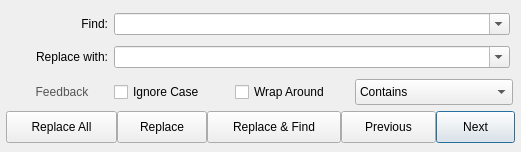
<ui version="4.0" >
 <class>Dialog</class>
 <widget class="QDialog" name="Dialog" >
  <property name="windowModality" >
   <enum>Qt::WindowModal</enum>
  </property>
  <property name="geometry" >
   <rect>
    <x>0</x>
    <y>0</y>
    <width>521</width>
    <height>152</height>
   </rect>
  </property>
  <property name="sizePolicy" >
   <sizepolicy vsizetype="Fixed" hsizetype="Fixed" >
    <horstretch>0</horstretch>
    <verstretch>0</verstretch>
   </sizepolicy>
  </property>
  <property name="windowTitle" >
   <string>Find</string>
  </property>
  <property name="sizeGripEnabled" >
   <bool>false</bool>
  </property>
  <widget class="QWidget" name="layoutWidget" >
   <property name="geometry" >
    <rect>
     <x>16</x>
     <y>8</y>
     <width>497</width>
     <height>105</height>
    </rect>
   </property>
   <layout class="QGridLayout" name="gridLayout" >
    <property name="spacing" >
     <number>-1</number>
    </property>
    <item row="0" column="0" >
     <widget class="QLabel" name="findLabel" >
      <property name="text" >
       <string>Find:</string>
      </property>
      <property name="alignment" >
       <set>Qt::AlignRight|Qt::AlignTrailing|Qt::AlignVCenter</set>
      </property>
     </widget>
    </item>
    <item row="0" column="1" colspan="3" >
     <widget class="QComboBox" name="findComboBox" >
      <property name="sizePolicy" >
       <sizepolicy vsizetype="Fixed" hsizetype="Fixed" >
        <horstretch>0</horstretch>
        <verstretch>0</verstretch>
       </sizepolicy>
      </property>
      <property name="minimumSize" >
       <size>
        <width>396</width>
        <height>0</height>
       </size>
      </property>
      <property name="editable" >
       <bool>true</bool>
      </property>
      <property name="insertPolicy" >
       <enum>QComboBox::InsertAtTop</enum>
      </property>
     </widget>
    </item>
    <item row="1" column="0" >
     <widget class="QLabel" name="replaceWithLabel" >
      <property name="text" >
       <string>Replace with:</string>
      </property>
      <property name="alignment" >
       <set>Qt::AlignRight|Qt::AlignTrailing|Qt::AlignVCenter</set>
      </property>
     </widget>
    </item>
    <item row="1" column="1" colspan="3" >
     <widget class="QComboBox" name="replaceComboBox" >
      <property name="sizePolicy" >
       <sizepolicy vsizetype="Fixed" hsizetype="Fixed" >
        <horstretch>0</horstretch>
        <verstretch>0</verstretch>
       </sizepolicy>
      </property>
      <property name="minimumSize" >
       <size>
        <width>396</width>
        <height>0</height>
       </size>
      </property>
      <property name="editable" >
       <bool>true</bool>
      </property>
      <property name="insertPolicy" >
       <enum>QComboBox::InsertAtTop</enum>
      </property>
     </widget>
    </item>
    <item row="2" column="1" >
     <widget class="QCheckBox" name="ignoreCaseCheckBox" >
      <property name="text" >
       <string>Ignore Case</string>
      </property>
     </widget>
    </item>
    <item row="2" column="2" >
     <widget class="QCheckBox" name="wrapAroundCheckBox" >
      <property name="text" >
       <string>Wrap Around</string>
      </property>
     </widget>
    </item>
    <item row="2" column="3" >
     <widget class="QComboBox" name="flagsComboBox" >
      <property name="sizePolicy" >
       <sizepolicy vsizetype="Fixed" hsizetype="Fixed" >
        <horstretch>0</horstretch>
        <verstretch>0</verstretch>
       </sizepolicy>
      </property>
      <property name="minimumSize" >
       <size>
        <width>158</width>
        <height>26</height>
       </size>
      </property>
      <item>
       <property name="text" >
        <string>Contains</string>
       </property>
      </item>
      <item>
       <property name="text" >
        <string>Starts with</string>
       </property>
      </item>
      <item>
       <property name="text" >
        <string>Full word</string>
       </property>
      </item>
     </widget>
    </item>
    <item row="2" column="0" >
     <widget class="QLabel" name="feedbackLabel" >
      <property name="maximumSize" >
       <size>
        <width>92</width>
        <height>16777215</height>
       </size>
      </property>
      <property name="styleSheet" >
       <string notr="true" >color: #555;</string>
      </property>
      <property name="text" >
       <string>Feedback</string>
      </property>
      <property name="alignment" >
       <set>Qt::AlignCenter</set>
      </property>
     </widget>
    </item>
   </layout>
  </widget>
  <widget class="QPushButton" name="previousButton" >
   <property name="geometry" >
    <rect>
     <x>341</x>
     <y>111</y>
     <width>95</width>
     <height>32</height>
    </rect>
   </property>
   <property name="toolTip" >
    <string>Find previous occurrence of the find text</string>
   </property>
   <property name="text" >
    <string>Previous</string>
   </property>
  </widget>
  <widget class="QPushButton" name="replaceAllButton" >
   <property name="geometry" >
    <rect>
     <x>6</x>
     <y>111</y>
     <width>111</width>
     <height>32</height>
    </rect>
   </property>
   <property name="toolTip" >
    <string>Replace all occurrences of the find text
Use option key to replace only the
occurrences in selected text</string>
   </property>
   <property name="text" >
    <string>Replace All</string>
   </property>
  </widget>
  <widget class="QPushButton" name="nextButton" >
   <property name="geometry" >
    <rect>
     <x>436</x>
     <y>111</y>
     <width>79</width>
     <height>32</height>
    </rect>
   </property>
   <property name="toolTip" >
    <string>Find next occurrence of the find text</string>
   </property>
   <property name="text" >
    <string>Next</string>
   </property>
   <property name="autoDefault" >
    <bool>true</bool>
   </property>
   <property name="default" >
    <bool>true</bool>
   </property>
  </widget>
  <widget class="QPushButton" name="replaceButton" >
   <property name="geometry" >
    <rect>
     <x>117</x>
     <y>111</y>
     <width>90</width>
     <height>32</height>
    </rect>
   </property>
   <property name="toolTip" >
    <string>Replace selected text with the replacement text</string>
   </property>
   <property name="text" >
    <string>Replace</string>
   </property>
  </widget>
  <widget class="QPushButton" name="replaceFindButton" >
   <property name="geometry" >
    <rect>
     <x>207</x>
     <y>111</y>
     <width>134</width>
     <height>32</height>
    </rect>
   </property>
   <property name="toolTip" >
    <string>Replace selected text and find
next occurrence of the find text</string>
   </property>
   <property name="text" >
    <string>Replace &amp;&amp; Find</string>
   </property>
  </widget>
 </widget>
 <resources/>
 <connections/>
 <designerdata>
  <property name="gridDeltaX" >
   <number>2</number>
  </property>
  <property name="gridDeltaY" >
   <number>2</number>
  </property>
  <property name="gridSnapX" >
   <bool>true</bool>
  </property>
  <property name="gridSnapY" >
   <bool>true</bool>
  </property>
  <property name="gridVisible" >
   <bool>true</bool>
  </property>
 </designerdata>
</ui>
